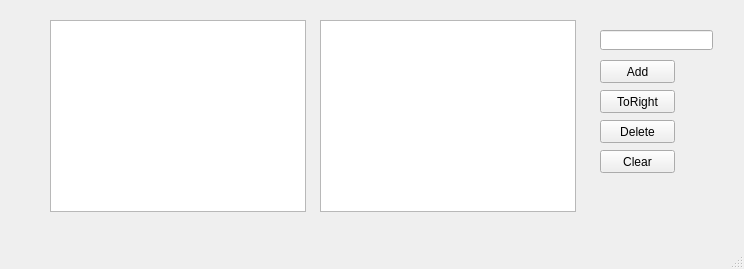
<?xml version="1.0" encoding="UTF-8"?>
<ui version="4.0">
 <class>MainWindow</class>
 <widget class="QMainWindow" name="MainWindow">
  <property name="geometry">
   <rect>
    <x>0</x>
    <y>0</y>
    <width>744</width>
    <height>269</height>
   </rect>
  </property>
  <property name="windowTitle">
   <string>MainWindow</string>
  </property>
  <widget class="QWidget" name="centralwidget">
   <widget class="QListWidget" name="listWidget">
    <property name="geometry">
     <rect>
      <x>50</x>
      <y>20</y>
      <width>256</width>
      <height>192</height>
     </rect>
    </property>
   </widget>
   <widget class="QLineEdit" name="lineEdit">
    <property name="geometry">
     <rect>
      <x>600</x>
      <y>30</y>
      <width>113</width>
      <height>20</height>
     </rect>
    </property>
   </widget>
   <widget class="QPushButton" name="pushButton_2">
    <property name="geometry">
     <rect>
      <x>600</x>
      <y>60</y>
      <width>75</width>
      <height>23</height>
     </rect>
    </property>
    <property name="text">
     <string>Add</string>
    </property>
   </widget>
   <widget class="QPushButton" name="pushButton_3">
    <property name="geometry">
     <rect>
      <x>600</x>
      <y>150</y>
      <width>75</width>
      <height>23</height>
     </rect>
    </property>
    <property name="text">
     <string>Clear</string>
    </property>
   </widget>
   <widget class="QPushButton" name="pushButton_4">
    <property name="geometry">
     <rect>
      <x>600</x>
      <y>90</y>
      <width>75</width>
      <height>23</height>
     </rect>
    </property>
    <property name="text">
     <string>ToRight</string>
    </property>
   </widget>
   <widget class="QPushButton" name="pushButton_5">
    <property name="geometry">
     <rect>
      <x>600</x>
      <y>120</y>
      <width>75</width>
      <height>23</height>
     </rect>
    </property>
    <property name="text">
     <string>Delete</string>
    </property>
   </widget>
   <widget class="QListWidget" name="listWidget_2">
    <property name="geometry">
     <rect>
      <x>320</x>
      <y>20</y>
      <width>256</width>
      <height>192</height>
     </rect>
    </property>
   </widget>
  </widget>
  <widget class="QMenuBar" name="menubar">
   <property name="geometry">
    <rect>
     <x>0</x>
     <y>0</y>
     <width>744</width>
     <height>26</height>
    </rect>
   </property>
  </widget>
  <widget class="QStatusBar" name="statusbar"/>
 </widget>
 <resources/>
 <connections/>
</ui>
